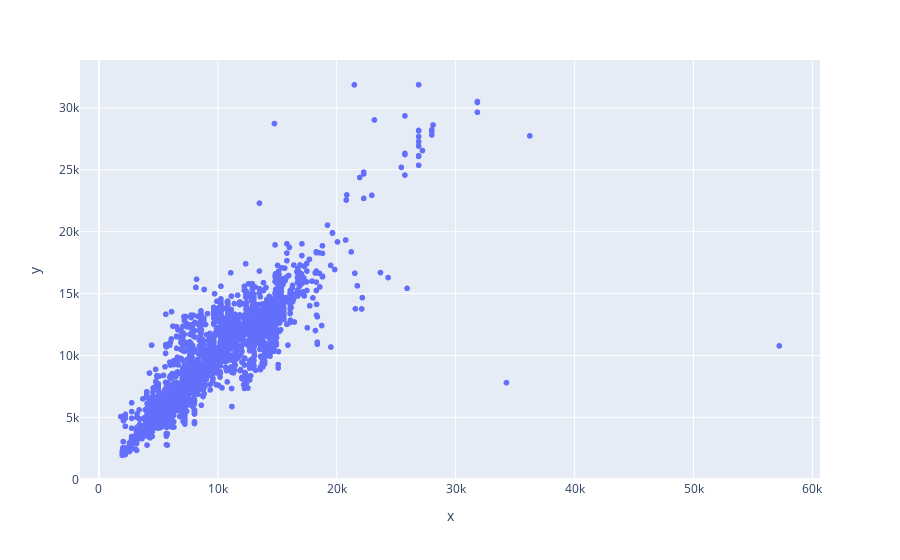

Notebook source saved alongside this figure:
### Code cell
fig=px.scatter(x=Y_test,y=pred)

fig.show()

### Figure 1 — Plotly figure (JSON) as saved in the notebook; plotly's stock layout.template omitted (floating-point values rounded to 4 significant figures; data arrays with more than 128 entries replaced by an {"elided": "..."} marker saying what was removed)
{"data": [{"hovertemplate": "x=%{x}<br>y=%{y}<extra></extra>", "legendgroup": "", "marker": {"color": "#636efa", "symbol": "circle"}, "mode": "markers", "name": "", "showlegend": false, "type": "scattergl", "x": {"elided": "3205 int values"}, "xaxis": "x", "y": {"elided": "3205 float values"}, "yaxis": "y"}], "layout": {"legend": {"tracegroupgap": 0}, "margin": {"t": 60}, "xaxis": {"anchor": "y", "domain": [0, 1], "title": {"text": "x"}}, "yaxis": {"anchor": "x", "domain": [0, 1], "title": {"text": "y"}}}}
